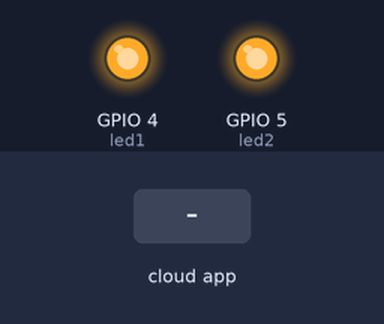
Bench run of a sketch on a simulated ESP32. On the bench: output pins drawn as LEDs (lit = HIGH). Inputs (shaded band) come from the test bench. WiFi joins after 1.5 s; servers stay silent unless stated; the Firebase database answers and starts empty; what the sketch prints to the serial monitor is not drawn.

Above: at 2.8 s.
2.9 s: the phone or cloud app sets Led1 to on
At 4.6 s:
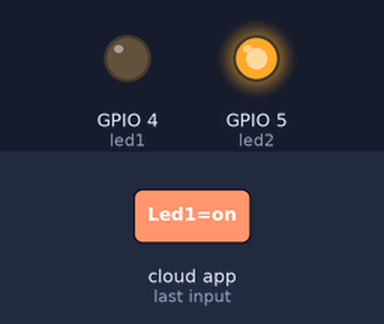
4.9 s: the phone or cloud app sets Led2 to on
At 6.0 s:
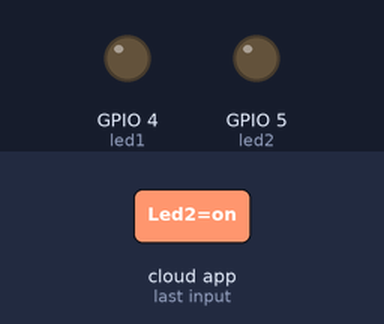
Timing chart, 0 to 7.9 s (numbered marks = the images above; inputs shaded):
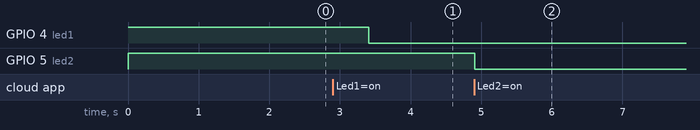

The sketch:

sketch_smartswitch.ino
```cpp
#include <Arduino.h>
#include <WiFi.h>
#include <FirebaseESP32.h>

//Provide the token generation process info.
#include "addons/TokenHelper.h"
//Provide the RTDB payload printing info and other helper functions.
#include "addons/RTDBHelper.h"

// Insert your network credentials
#define WIFI_SSID "walter"
#define WIFI_PASSWORD "gustavowhite"

// Insert Firebase project API Key
#define API_KEY "AIzaSyAz9thDEv7--mATBZYy5KrM-OTriNwEeIQ"


// Insert RTDB URLefine the RTDB URL */
#define DATABASE_URL "https://smart-switch-bc1db-default-rtdb.asia-southeast1.firebasedatabase.app/"
int led1 = 4;
int led2 = 5;

//Define Firebase Data object
FirebaseData fbdo;

FirebaseAuth auth;
FirebaseConfig config;

unsigned long sendDataPrevMillis = 0;
int count = 0;
bool signupOK = false;
String str1="****";
String str2 = "#####";

void setup(){
  Serial.begin(115200);
  pinMode(led1,OUTPUT);
  pinMode(led2,OUTPUT);
  digitalWrite(led1,HIGH);
  digitalWrite(led2,HIGH);

  WiFi.begin(WIFI_SSID, WIFI_PASSWORD);
  Serial.print("Connecting to Wi-Fi");
  while (WiFi.status() != WL_CONNECTED){
    Serial.print(".");
    delay(200);
  }
  Serial.println();
  Serial.print("Connected with IP: ");
  Serial.println(WiFi.localIP());
  Serial.println();

  /* Assign the api key (required) */
  config.api_key = API_KEY;

  /* Assign the RTDB URL (required) */
  config.database_url = DATABASE_URL;

  /* Sign up */
  if (Firebase.signUp(&config, &auth, "", "")){
    Serial.println("ok");
    signupOK = true;
  }
  else{
    Serial.printf("%s\n", config.signer.signupError.message.c_str());
  }

  /* Assign the callback function for the long running token generation task */
  config.token_status_callback = tokenStatusCallback; //see addons/TokenHelper.h

  Firebase.begin(&config, &auth);
  Firebase.reconnectWiFi(true);


}

void loop(){
  if (Firebase.ready() && signupOK && (millis() - sendDataPrevMillis > 300 || sendDataPrevMillis == 0)){
    sendDataPrevMillis = millis();
    // Write an Int number on the database path test/int
  String firebasePath = "Users/Led1";
  if (Firebase.getString(fbdo, firebasePath)) {
    if (fbdo.stringData().length() > 0) {
      Serial.print("Value at ");
      Serial.print(firebasePath);
      Serial.print(": ");
      str1 = fbdo.stringData();
    }
  } else {
    Serial.print("Failed to read from Firebase: ");
    Serial.println(fbdo.errorReason());
  }

  firebasePath = "Users/Led2";
  if (Firebase.getString(fbdo, firebasePath)) {
    if (fbdo.stringData().length() > 0) {
      Serial.print("Value at ");
      Serial.print(firebasePath);
      Serial.print(": ");
      str2 = fbdo.stringData();
    }
  }
  else {
    Serial.print("Failed to read from Firebase: ");
    Serial.println(fbdo.errorReason());
  }


    Serial.print("Led1: ");
    Serial.print(str1);
    Serial.print(" ");
    Serial.print("Led2: ");
    Serial.println(str2);
  }

  //turning led1 on/off
  if(str1=="on")
  {
    digitalWrite(led1,LOW);

  }
  else
  {
    digitalWrite(led1,HIGH);
  }


  //turning led2 on/off
    if(str2=="on")
  {
    digitalWrite(led2,LOW);
  }
  else
  {
    digitalWrite(led2,HIGH);
  }


  delay(200);
}
```

Measured:
- after the input at 2.9 s, GPIO 4 (led1): HIGH → LOW after 0.51 s
- after the input at 4.9 s, GPIO 5 (led2): HIGH → LOW at once
